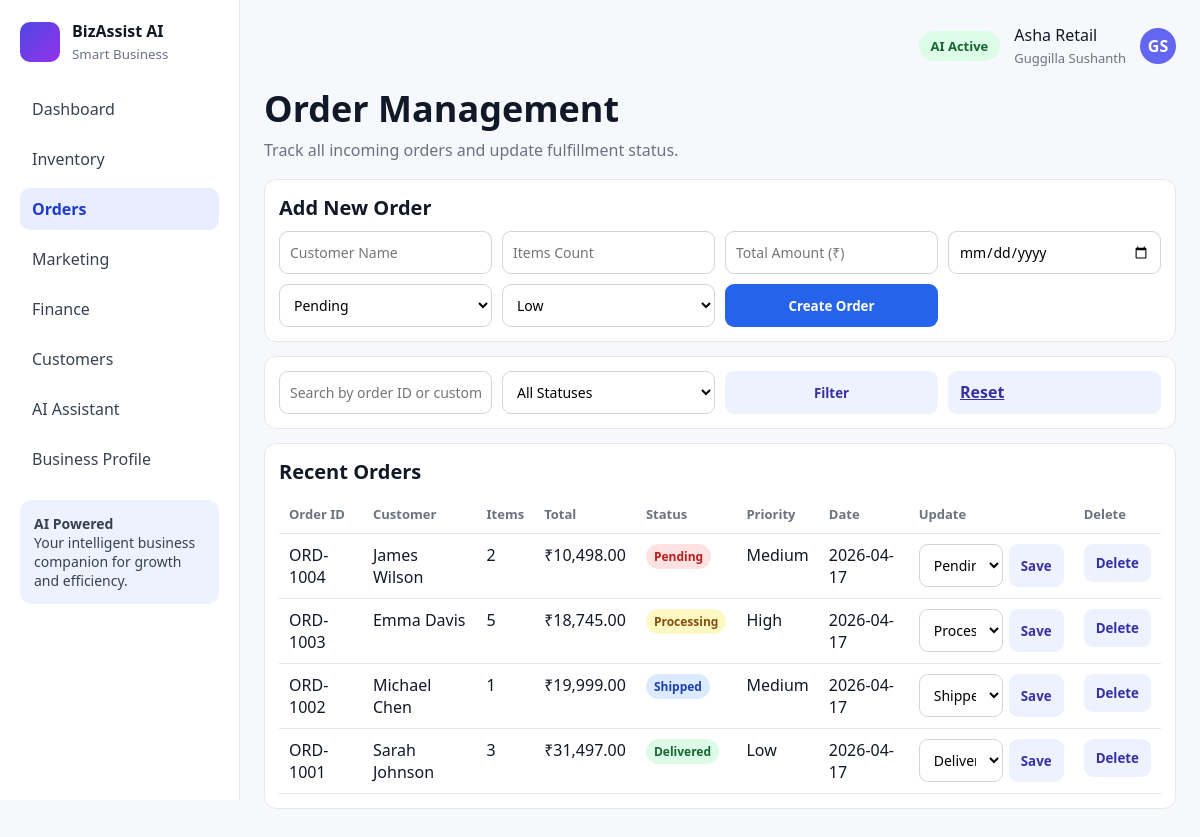
The page /orders (signed in) on the database its author committed.
### tables this page shows
CREATE TABLE business_profile (
            id INTEGER PRIMARY KEY CHECK (id = 1),
            owner_name TEXT NOT NULL,
            business_name TEXT NOT NULL,
            email TEXT NOT NULL,
            phone TEXT NOT NULL,
            business_type TEXT NOT NULL,
            monthly_revenue REAL NOT NULL DEFAULT 0,
            monthly_expenses REAL NOT NULL DEFAULT 0,
            marketing_spend REAL NOT NULL DEFAULT 0,
            growth_target REAL NOT NULL DEFAULT 0
        , account_type TEXT NOT NULL DEFAULT 'business', location TEXT NOT NULL DEFAULT '', login_email TEXT NOT NULL DEFAULT '', login_password TEXT NOT NULL DEFAULT '');

CREATE TABLE orders (
            id INTEGER PRIMARY KEY AUTOINCREMENT,
            order_code TEXT NOT NULL,
            customer_name TEXT NOT NULL,
            items_count INTEGER NOT NULL DEFAULT 1,
            total_amount REAL NOT NULL DEFAULT 0,
            status TEXT NOT NULL,
            priority TEXT NOT NULL,
            order_date TEXT NOT NULL
        );

### app.py (the view, shortened to what this page needs)
@app.route("/orders", methods=["GET", "POST"])
def orders():
    if not business_profile_required():
        return redirect(url_for("root"))
    redir = require_business_user()
    if redir:
        return redir
    conn = get_db_connection()
    q = request.args.get("q", "").strip()
    status = request.args.get("status", "").strip()
    query = "SELECT * FROM orders WHERE 1=1"
    params = []
    if q:
        query += " AND (order_code LIKE ? OR customer_name LIKE ?)"
        params.extend([f"%{q}%", f"%{q}%"])
    if status:
        query += " AND status = ?"
        params.append(status)
    query += " ORDER BY id DESC"
    rows = conn.execute(query, params).fetchall()
    metrics = query_metrics(conn)
    conn.close()
    return render_template(
        "orders.html",
        active_page="orders",
        orders=rows,
        selected_status=status,
        q=q,
        metrics=metrics,
    )

### app.py (called while the page is built)
def get_db_connection():
    conn = sqlite3.connect("database.db")
    conn.row_factory = sqlite3.Row
    return conn

def format_inr(value):
    try:
        amount = float(value or 0)
    except (TypeError, ValueError):
        amount = 0
    sign = "-" if amount < 0 else ""
    amount = abs(amount)
    integer = int(amount)
    decimal = f"{amount:.2f}".split(".")[1]
    s = str(integer)
    if len(s) > 3:
        head = s[:-3]
        tail = s[-3:]
        chunks = []
        while len(head) > 2:
            chunks.insert(0, head[-2:])
            head = head[:-2]
        if head:
            chunks.insert(0, head)
        s = ",".join(chunks + [tail])
    return f"{sign}₹{s}.{decimal}"

def get_business_profile(conn):
    return conn.execute("SELECT * FROM business_profile WHERE id = 1").fetchone()

def get_account_type(profile):
    if not profile:
        return None
    try:
        raw = profile["account_type"]
    except (KeyError, IndexError):
        raw = None
    t = (raw or "business").strip().lower()
    return t if t in ("business", "personal") else "business"

def session_matches_profile(profile):
    if not profile:
        return False
    auth = session.get("account_auth")
    if auth not in ("business", "personal"):
        return False
    return auth == get_account_type(profile)

def require_business_user():
    conn = get_db_connection()
    profile = get_business_profile(conn)
    conn.close()
    if not profile or not session_matches_profile(profile):
        return redirect(url_for("root"))
    if get_account_type(profile) == "personal":
        return redirect(url_for("marketing"))
    return None

def business_profile_required():
    conn = get_db_connection()
    profile = get_business_profile(conn)
    conn.close()
    return profile is not None and session_matches_profile(profile)

### templates/orders.html (shortened to what this page needs)
{% extends "base.html" %}
{% block content %}
<h1 class="page-title">Order Management</h1>
<p class="page-subtitle">Track all incoming orders and update fulfillment status.</p>
<div class="panel">
    <h3 class="section-title">Add New Order</h3>
    <form method="post" class="form-grid">
        <input class="input" name="customer_name" placeholder="Customer Name" required>
        <input class="input" type="number" name="items_count" min="1" placeholder="Items Count" required>
        <input class="input" type="number" step="0.01" name="total_amount" placeholder="Total Amount (₹)" required>
        <input class="input" type="date" name="order_date">
        <select name="status">
            <option>Pending</option><option>Processing</option><option>Shipped</option><option>Delivered</option>
        </select>
        <select name="priority">
            <option>Low</option><option>Medium</option><option>High</option>
        </select>
        <button class="btn btn-primary" type="submit">Create Order</button>
    </form>
</div>
<div class="panel">
    <form method="get" class="form-grid">
        <input class="input" name="q" value="{{ q }}" placeholder="Search by order ID or customer">
        <select name="status">
            <option value="">All Statuses</option>
        </select>
        <button class="btn btn-secondary" type="submit">Filter</button>
        <a class="btn btn-secondary" href="/orders">Reset</a>
    </form>
</div>
<div class="panel">
    <h3 class="section-title">Recent Orders</h3>
    <table>
        <thead>
            <tr><th>Order ID</th><th>Customer</th><th>Items</th><th>Total</th><th>Status</th><th>Priority</th><th>Date</th><th>Update</th><th>Delete</th></tr>
        </thead>
        <tbody>
            {% for order in orders %}
            <tr>
                <td>{{ order["order_code"] }}</td>
                <td>{{ order["customer_name"] }}</td>
                <td>{{ order["items_count"] }}</td>
                <td>{{ order["total_amount"]|inr }}</td>
                <td>
                    <span class="status {% if order['status'] == 'Delivered' %}status-green{% elif order['status'] == 'Shipped' %}status-blue{% elif order['status'] == 'Processing' %}status-yellow{% else %}status-red{% endif %}">
                        {{ order["status"] }}
                    </span>
                </td>
                <td>{{ order["priority"] }}</td>
                <td>{{ order["order_date"] }}</td>
                <td>
                    <form method="post" action="/orders/{{ order['id'] }}/status" style="display:flex; gap:6px;">
                        <select name="status">
                            <option {% if order["status"] == "Pending" %}selected{% endif %}>Pending</option>
                            <option {% if order["status"] == "Processing" %}selected{% endif %}>Processing</option>
                            <option {% if order["status"] == "Shipped" %}selected{% endif %}>Shipped</option>
                            <option {% if order["status"] == "Delivered" %}selected{% endif %}>Delivered</option>
                        </select>
                        <button class="btn btn-secondary" type="submit">Save</button>
                    </form>
                </td>
                <td>
                    <form method="post" action="/orders/delete/{{ order['id'] }}" onsubmit="return confirm('Delete this order?');">
                        <button class="btn btn-secondary" type="submit">Delete</button>
                    </form>
                </td>
            </tr>
            {% endfor %}
        </tbody>
    </table>
</div>
{% endblock %}

### templates/base.html (shortened to what this page needs)
<!DOCTYPE html>
<html lang="en">
<head>
</head>
<body>
<div class="app">
    <aside class="sidebar">
        <div class="logo">
            <div class="logo-icon"></div>
            <div>
                <div><b>BizAssist AI</b></div>
                <small>Smart Business</small>
            </div>
        </div>
        <nav class="nav">
            {% if is_personal_account %}
            <a href="/marketing" class="{{ 'active' if active_page == 'marketing' else '' }}">Local offers</a>
            <a href="/business-profile" class="{{ 'active' if active_page == 'business_profile' else '' }}">My account</a>
            {% else %}
            <a href="/dashboard" class="{{ 'active' if active_page == 'dashboard' else '' }}">Dashboard</a>
            <a href="/inventory" class="{{ 'active' if active_page == 'inventory' else '' }}">Inventory</a>
            <a href="/orders" class="{{ 'active' if active_page == 'orders' else '' }}">Orders</a>
            <a href="/marketing" class="{{ 'active' if active_page == 'marketing' else '' }}">Marketing</a>
            <a href="/finance" class="{{ 'active' if active_page == 'finance' else '' }}">Finance</a>
            <a href="/customers" class="{{ 'active' if active_page == 'customers' else '' }}">Customers</a>
            <a href="/assistant" class="{{ 'active' if active_page == 'assistant' else '' }}">AI Assistant</a>
            <a href="/business-profile" class="{{ 'active' if active_page == 'business_profile' else '' }}">Business Profile</a>
            {% endif %}
        </nav>
        <div class="promo">
            <b>AI Powered</b>
            <p>Your intelligent business companion for growth and efficiency.</p>
        </div>
    </aside>
    <main class="content">
        <div class="topbar">
            <span class="pill">AI Active</span>
            <div>{{ business_name }}<br><span class="muted">{{ owner_name }}</span></div>
            <details class="user-menu">
                <summary title="Account">{{ avatar_text }}</summary>
            </details>
        </div>
        {% block content %}{% endblock %}
    </main>
</div>
</body>
</html>

### templates/base.html (style rules this page uses)
* { box-sizing: border-box; margin: 0; padding: 0; font-family: "Segoe UI", sans-serif; }
body { background: #f6f8fb; color: #111827; }
.app { display: flex; min-height: 100vh; }
.sidebar { width: 240px; background: #fff; border-right: 1px solid #e5e7eb; padding: 20px; position: sticky; top: 0; height: 100vh; }
.logo { display: flex; gap: 12px; align-items: center; margin-bottom: 24px; }
.logo-icon { width: 40px; height: 40px; border-radius: 10px; background: linear-gradient(135deg, #4f46e5, #9333ea); }
.logo small { color: #6b7280; }
.nav a { display: block; text-decoration: none; color: #374151; padding: 10px 12px; border-radius: 10px; margin-bottom: 8px; }
.nav a.active { background: #e8eeff; color: #1f3bc9; font-weight: 600; }
.promo { margin-top: 20px; background: #eef2ff; border-radius: 12px; padding: 14px; color: #374151; font-size: 14px; }
.content { flex: 1; padding: 24px; }
.topbar { display: flex; justify-content: flex-end; align-items: center; gap: 14px; margin-bottom: 16px; }
.pill { background: #dcfce7; color: #166534; border-radius: 999px; padding: 6px 12px; font-size: 13px; font-weight: 600; }
.user-menu { position: relative; }
.user-menu summary { list-style: none; cursor: pointer; width: 36px; height: 36px; border-radius: 50%; background: #6366f1; color: #fff; display: grid; place-items: center; font-weight: 700; border: 2px solid transparent; }
.page-title { margin-bottom: 6px; font-size: 36px; }
.page-subtitle { color: #6b7280; margin-bottom: 18px; }
.muted { color: #6b7280; font-size: 13px; }
.section-title { margin-bottom: 10px; font-size: 20px; }
table { width: 100%; border-collapse: collapse; }
th, td { text-align: left; padding: 10px; border-bottom: 1px solid #e5e7eb; vertical-align: top; }
th { color: #6b7280; font-size: 13px; font-weight: 600; }
.status { padding: 4px 8px; border-radius: 999px; font-size: 12px; font-weight: 600; display: inline-block; }
.status-green { background: #dcfce7; color: #166534; }
.status-blue { background: #dbeafe; color: #1e40af; }
.status-yellow { background: #fef9c3; color: #854d0e; }
.status-red { background: #fee2e2; color: #b91c1c; }
.panel { background: #fff; border: 1px solid #e5e7eb; border-radius: 12px; padding: 14px; margin-bottom: 14px; }
.form-grid { display: grid; grid-template-columns: repeat(4, minmax(120px, 1fr)); gap: 10px; }
.input, select, textarea { width: 100%; border: 1px solid #d1d5db; border-radius: 9px; padding: 10px; font-size: 14px; background: #fff; }
.btn { border: none; border-radius: 9px; padding: 10px 12px; cursor: pointer; font-weight: 600; }
.btn-primary { background: #2563eb; color: #fff; }
.btn-secondary { background: #eef2ff; color: #3730a3; }

### rows shown on the page
business_profile: business_name "Asha Retail", owner_name "Guggilla Sushanth"
orders: order_code "ORD-1004", customer_name "James Wilson", items_count "2", total_amount|inr "₹10,498.00", status "Pending", priority "Medium", order_date "2026-04-17"
orders: order_code "ORD-1003", customer_name "Emma Davis", items_count "5", total_amount|inr "₹18,745.00", status "Processing", priority "High", order_date "2026-04-17"
orders: order_code "ORD-1002", customer_name "Michael Chen", items_count "1", total_amount|inr "₹19,999.00", status "Shipped", priority "Medium", order_date "2026-04-17"
orders: order_code "ORD-1001", customer_name "Sarah Johnson", items_count "3", total_amount|inr "₹31,497.00", status "Delivered", priority "Low", order_date "2026-04-17"

### other values the page prints
{{ avatar_text }} "GS"
